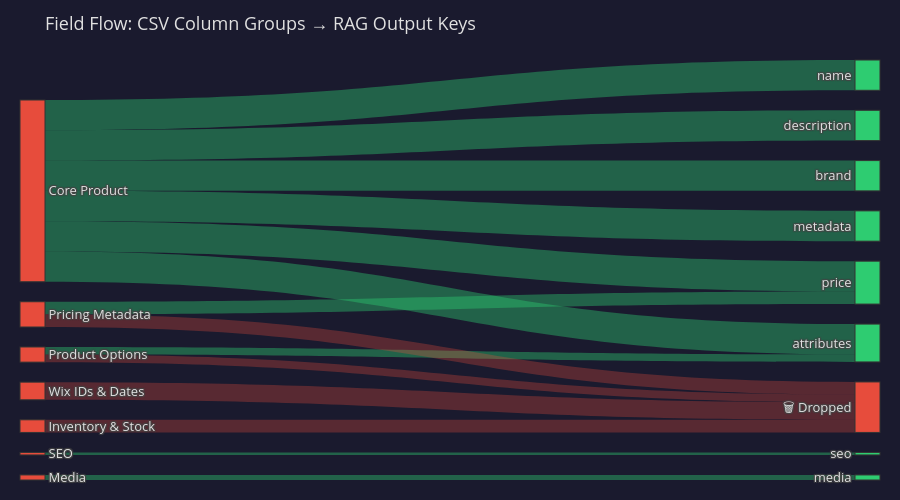

Notebook code for this chart:
### Markdown cell above
### Field Flow — Sankey Diagram
How do 35 CSV columns flow through the pipeline into 8 RAG keys?

### Code cell
csv_to_cleaned_map = {
    'Core Product': ['Name', 'Description', 'Price', 'Discounted Price', 'Formatted Price',
                     'Formatted Discounted Price', 'Product Page Url', 'Slug', 'Brand', 'Product Type', 'Weight', 'SKU'],
    'Media': ['Main Media', 'Media Items'],
    'SEO': ['SEO Data'],
    'Inventory & Stock': ['In Stock', 'Quantity In Stock', 'Track Inventory', 'Manage Variants', 'Inventory Item'],
    'Pricing Metadata': ['Price Per Unit', 'Price Per Unit Data', 'Formatted Price Per Unit', 'Currency', 'Discount'],
    'Product Options': ['Product Options', 'Additional Info Sections', 'Custom Text Fields'],
    'Wix IDs & Dates': ['ID', 'Numeric Id', 'Collections', 'Ribbon', 'Ribbons', 'Updated Date', 'Date Created'],
}

cleaned_to_rag_map = {
    'name': ['Core Product'], 'description': ['Core Product'], 'brand': ['Core Product'],
    'price': ['Core Product', 'Pricing Metadata'], 'seo': ['SEO'],
    'attributes': ['Product Options', 'Core Product'], 'media': ['Media'],
    'metadata': ['Core Product'],
    'DROPPED': ['Inventory & Stock', 'Pricing Metadata', 'Wix IDs & Dates', 'Product Options'],
}

nodes, node_idx = [], {}
csv_groups = list(csv_to_cleaned_map.keys())
for g in csv_groups:
    node_idx[f'csv_{g}'] = len(nodes)
    nodes.append(g)

rag_keys_display = ['name', 'description', 'brand', 'price', 'seo', 'attributes', 'media', 'metadata', 'DROPPED']
for k in rag_keys_display:
    node_idx[f'rag_{k}'] = len(nodes)
    nodes.append(k if k != 'DROPPED' else '🗑️ Dropped')

sources, targets, values, link_colors = [], [], [], []
rag_colors_map = {k: 'rgba(46,204,113,0.4)' for k in rag_keys_display}
rag_colors_map['DROPPED'] = 'rgba(231,76,60,0.3)'

for rag_key, csv_group_list in cleaned_to_rag_map.items():
    for csv_group in csv_group_list:
        if csv_group in csv_groups:
            sources.append(node_idx[f'csv_{csv_group}'])
            targets.append(node_idx[f'rag_{rag_key}'])
            values.append(len(csv_to_cleaned_map[csv_group]))
            link_colors.append(rag_colors_map.get(rag_key, 'rgba(150,150,150,0.3)'))

node_colors = [C_CSV]*len(csv_groups) + [C_RAG if k != 'DROPPED' else C_CSV for k in rag_keys_display]

fig = go.Figure(go.Sankey(
    arrangement='snap',
    node=dict(pad=20, thickness=25, line=dict(color='#333', width=1), label=nodes, color=node_colors),
    link=dict(source=sources, target=targets, value=values, color=link_colors)
))
fig.update_layout(
    title_text='Field Flow: CSV Column Groups → RAG Output Keys', title_font_size=18,
    font=dict(size=13, color=FG), paper_bgcolor=BG, plot_bgcolor=BG,
    height=500, margin=dict(l=20, r=20, t=60, b=20)
)
fig.show()

### Figure 1 — Plotly figure (JSON) as saved in the notebook; plotly's stock layout.template omitted (floating-point values rounded to 4 significant figures)
{"data": [{"arrangement": "snap", "link": {"color": ["rgba(46,204,113,0.4)", "rgba(46,204,113,0.4)", "rgba(46,204,113,0.4)", "rgba(46,204,113,0.4)", "rgba(46,204,113,0.4)", "rgba(46,204,113,0.4)", "rgba(46,204,113,0.4)", "rgba(46,204,113,0.4)", "rgba(46,204,113,0.4)", "rgba(46,204,113,0.4)", "rgba(231,76,60,0.3)", "rgba(231,76,60,0.3)", "rgba(231,76,60,0.3)", "rgba(231,76,60,0.3)"], "source": [0, 0, 0, 0, 4, 2, 5, 0, 1, 0, 3, 4, 6, 5], "target": [7, 8, 9, 10, 10, 11, 12, 12, 13, 14, 15, 15, 15, 15], "value": [12, 12, 12, 12, 5, 1, 3, 12, 2, 12, 5, 5, 7, 3]}, "node": {"color": ["#e74c3c", "#e74c3c", "#e74c3c", "#e74c3c", "#e74c3c", "#e74c3c", "#e74c3c", "#2ecc71", "#2ecc71", "#2ecc71", "#2ecc71", "#2ecc71", "#2ecc71", "#2ecc71", "#2ecc71", "#e74c3c"], "label": ["Core Product", "Media", "SEO", "Inventory & Stock", "Pricing Metadata", "Product Options", "Wix IDs & Dates", "name", "description", "brand", "price", "seo", "attributes", "media", "metadata", "🗑️ Dropped"], "line": {"color": "#333", "width": 1}, "pad": 20, "thickness": 25}, "type": "sankey"}], "layout": {"font": {"color": "#e0e0e0", "size": 13}, "height": 500, "margin": {"b": 20, "l": 20, "r": 20, "t": 60}, "paper_bgcolor": "#1a1a2e", "plot_bgcolor": "#1a1a2e", "title": {"font": {"size": 18}, "text": "Field Flow: CSV Column Groups → RAG Output Keys"}}}
